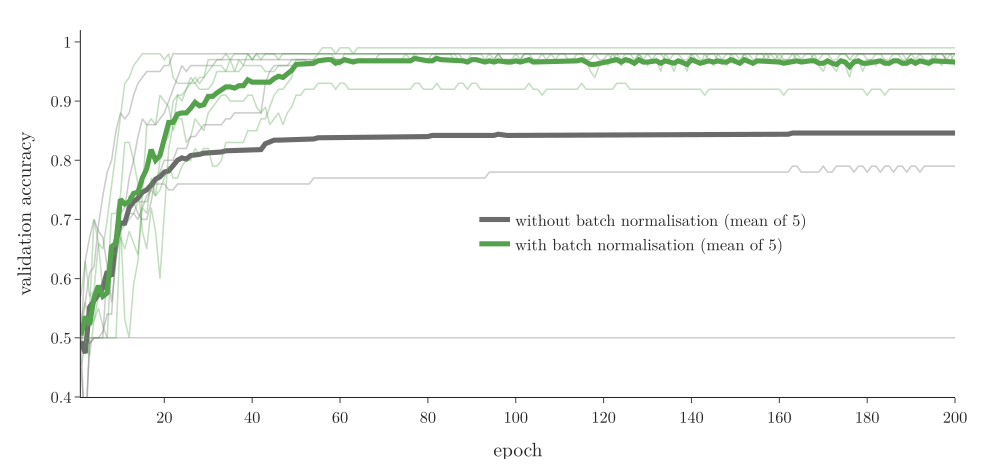

Recreate this plot in Python.
"""Validation accuracy with and without batch normalisation, 5 seeds each, mean in bold (Plotly)."""
from pathlib import Path
import pandas as pd
import plotly.graph_objects as go
from common import GREEN, GREY, FONT

here = Path(__file__).parent
a = pd.read_csv(here.parent / "data" / "val_accuracy.csv")
fig = go.Figure()
for key, name, c in (("without", "without batch normalisation", GREY), ("with", "with batch normalisation", GREEN)):
    cols = [k for k in a.columns if k.startswith(key + "_")]
    for k in cols:
        fig.add_trace(go.Scatter(x=a.epoch + 1, y=a[k], showlegend=False, opacity=0.35, line=dict(color=c, width=1.5)))
    fig.add_trace(go.Scatter(x=a.epoch + 1, y=a[cols].mean(axis=1), name=name + " (mean of 5)", line=dict(color=c, width=5)))
fig.update_layout(template="simple_white", width=950, height=450, font=FONT, xaxis=dict(title="epoch"),
                  yaxis=dict(title="validation accuracy", range=[0.4, 1.02]), legend=dict(x=0.45, y=0.45, bgcolor="rgba(255,255,255,0.8)"),
                  margin=dict(l=70, r=20, t=20, b=60))
fig.write_image(here / "val_accuracy.png", scale=2)
fig.write_image(here / "val_accuracy.pdf")
